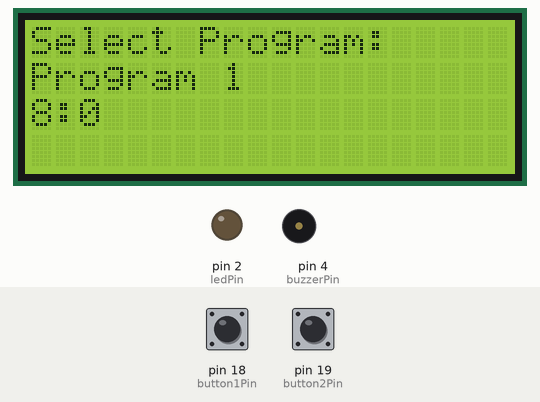
This sketch was run on a simulated Arduino Uno, built with avr-gcc and run on an emulated ATmega328P. Shown: 20×4 character LCD, output pins drawn as LEDs (lit = HIGH), buzzer (waves = sounding). Dashed ring = blinking. The test bench sets the inputs (shaded band); at power-on: pin 19 (button2Pin) HIGH, pin 18 (button1Pin) HIGH.

Above: at 5.2 s.
5.3 s: pin 19 (button2Pin) pulled LOW for 0.15 s
At 6.3 s:
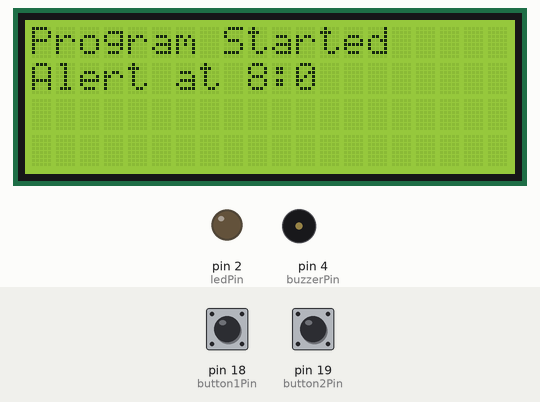
8.4 s: pin 18 (button1Pin) pulled LOW for 0.15 s
At 10.1 s:
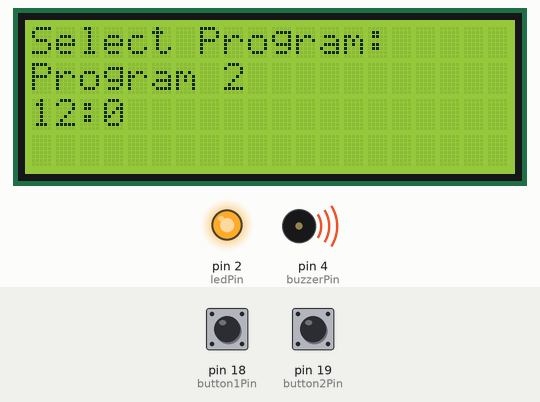
11.5 s: pin 19 (button2Pin) pulled LOW for 3.2 s
At 14.2 s:
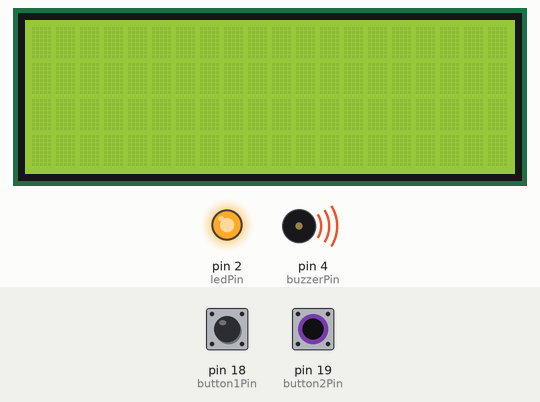
17.7 s: pin 18 (button1Pin) pulled LOW for 1 s
At 20.9 s:
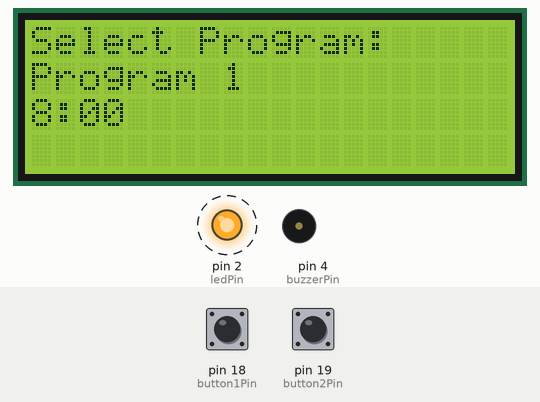
Timing chart, 0 to 21.2 s (numbered marks = the images above; inputs shaded):
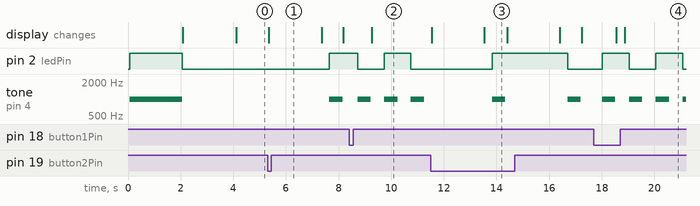

Measured:
- after the input at 5.3 s, pin 2 (ledPin): LOW → HIGH after 2.4 s; tone on pin 4 (buzzerPin): silent → 1000 Hz after 2.4 s, → silent 0.50 s later; the display: changes after 0.05 s (image 1)
- after the input at 8.4 s, the display: changes after 0.86 s (image 2)
- after the input at 11.5 s, tone on pin 4 (buzzerPin): alternates 1000 Hz for 0.50 s and silent for 2.4 s, starting after 2.3 s; the display: first changes at once (image 3 shows a later state)
- after the input at 17.7 s, the display: first changes after 0.84 s (image 4 shows a later state)
- what the display in image 3 shows lasts 0.9 s, from 13.5 s to 14.4 s

The sketch:

davkovac_leku.ino
```cpp
#include <Wire.h>
#include <LiquidCrystal_I2C.h>

// LCD configuration
LiquidCrystal_I2C lcd(0x27, 20, 4);

// Pins configuration
const int button1Pin = 18; // Button 1 for navigation
const int button2Pin = 19; // Button 2 for selection
const int ledPin = 2;      // LED pin
const int buzzerPin = 4;   // Buzzer pin

// Variables
unsigned long previousMillis = 0; // Timer
unsigned long interval = 1000;    // 1-second interval for alerts
int currentProgram = 0;           // Selected program index
bool testMode = false;
bool alertActive = false;

// Medication schedules (example times in seconds)
const int schedules[][2] = {
  {8, 0},  // Program 1: 8:00 AM
  {12, 0}, // Program 2: 12:00 PM
  {18, 0}, // Program 3: 6:00 PM
};

void setup() {
  lcd.begin();
  lcd.backlight();
  pinMode(button1Pin, INPUT_PULLUP);
  pinMode(button2Pin, INPUT_PULLUP);
  pinMode(ledPin, OUTPUT);
  pinMode(buzzerPin, OUTPUT);

  // Startup behavior: Turn on LED and buzzer
  digitalWrite(ledPin, HIGH); // Turn on LED
  tone(buzzerPin, 1000);      // Turn on buzzer with 1kHz sound
  delay(2000);                // Keep them on for 2 seconds
  digitalWrite(ledPin, LOW);  // Turn off LED
  noTone(buzzerPin);          // Turn off buzzer

  // Welcome message
  lcd.setCursor(0, 0);
  lcd.print("Medication Timer");
  delay(2000);
  lcd.clear();
}

void loop() {
  // Display menu
  displayMenu();

  // Check buttons for navigation
  if (digitalRead(button1Pin) == LOW) {
    currentProgram = (currentProgram + 1) % (sizeof(schedules) / sizeof(schedules[0]));
    delay(300); // Debounce
  }

  if (digitalRead(button2Pin) == LOW) {
    startProgram();
    delay(300); // Debounce
  }

  // Test mode
  if (testMode) {
    testComponents();
  }

  // Handle active alert
  if (alertActive) {
    handleAlert();
  }
}

void displayMenu() {
  lcd.setCursor(0, 0);
  lcd.print("Select Program:");
  lcd.setCursor(0, 1);
  lcd.print("Program ");
  lcd.print(currentProgram + 1);
  lcd.setCursor(0, 2);
  lcd.print(schedules[currentProgram][0]);
  lcd.print(":");
  lcd.print(schedules[currentProgram][1]);
}

void startProgram() {
  lcd.clear();
  lcd.setCursor(0, 0);
  lcd.print("Program Started");
  lcd.setCursor(0, 1);
  lcd.print("Alert at ");
  lcd.print(schedules[currentProgram][0]);
  lcd.print(":");
  lcd.print(schedules[currentProgram][1]);
  delay(2000);
  lcd.clear();
  alertActive = true;
}

void handleAlert() {
  unsigned long currentMillis = millis();
  if (currentMillis - previousMillis >= interval) {
    previousMillis = currentMillis;
    digitalWrite(ledPin, !digitalRead(ledPin)); // Blink LED
    tone(buzzerPin, 1000);                      // Buzzer sound
    delay(500);
    noTone(buzzerPin);
  }
}

void testComponents() {
  lcd.clear();
  lcd.setCursor(0, 0);
  lcd.print("Testing Components");

  lcd.setCursor(0, 1);
  lcd.print("LED...");
  digitalWrite(ledPin, HIGH);
  delay(1000);
  digitalWrite(ledPin, LOW);

  lcd.setCursor(0, 2);
  lcd.print("Buzzer...");
  tone(buzzerPin, 1000);
  delay(1000);
  noTone(buzzerPin);

  lcd.setCursor(0, 3);
  lcd.print("Done!");
  delay(2000);
  lcd.clear();

  testMode = false;
}
```
